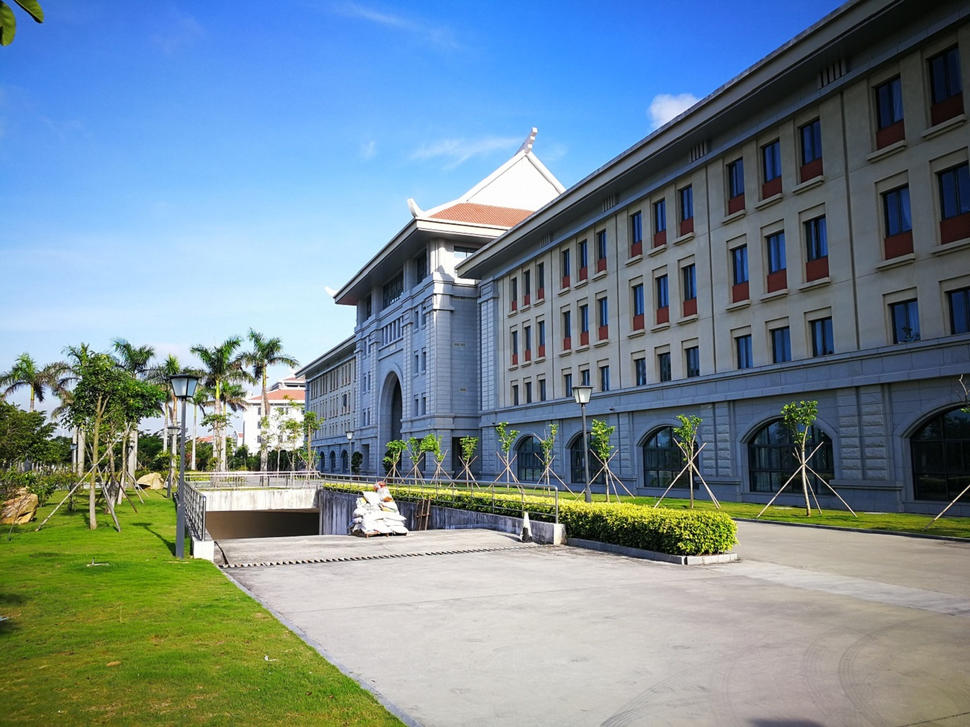
#> input picture traditional-algo/codes/real.png, 970 x 727 px, shrunk from 1440 x 1080 before the run
$ python freak.py
#> lines starting #> are read from the running program, lines starting #| are printed output that depends on the picture
'''
pip uninstall opencv-python
pip uninstall opencv-contrib-python
pip install opencv_python==3.4.2.16
pip install opencv-contrib-python==3.4.2.16
'''
import cv2
import matplotlib.pyplot as plt
img1 = cv2. imread('real.png')
#> img1 is the input picture: shape (727, 970, 3); mean B, G, R 147, 137.3, 117.1
gray1 = cv2. cvtColor(img1,cv2.COLOR_BGR2GRAY)
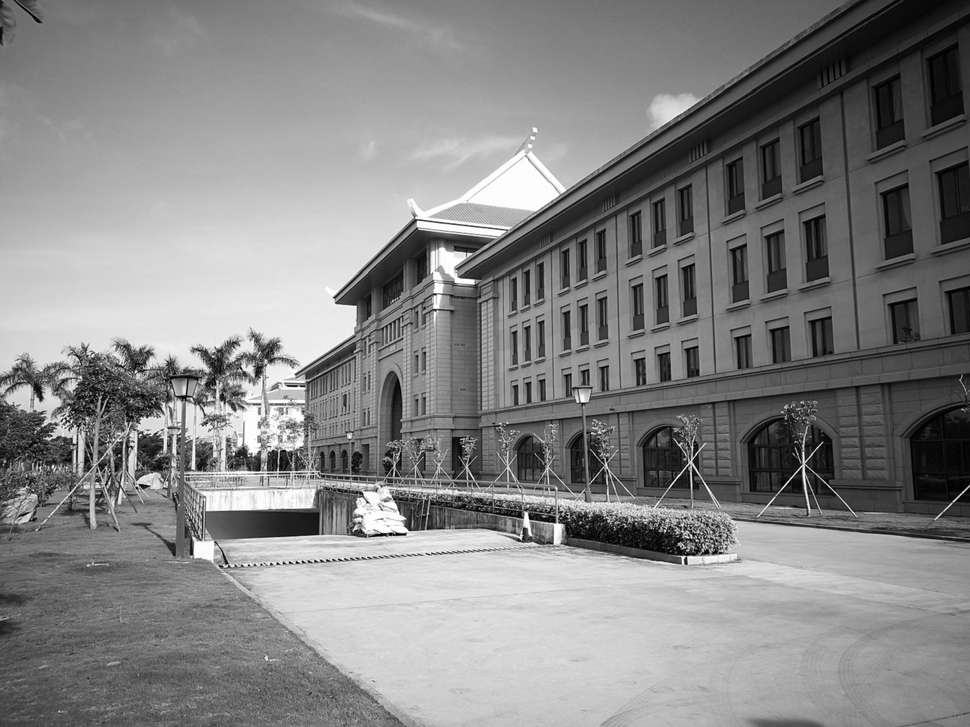
#> gray1: shape (727, 970); min 0, max 255, mean 132.4
img2 = cv2.imread('gan.png')
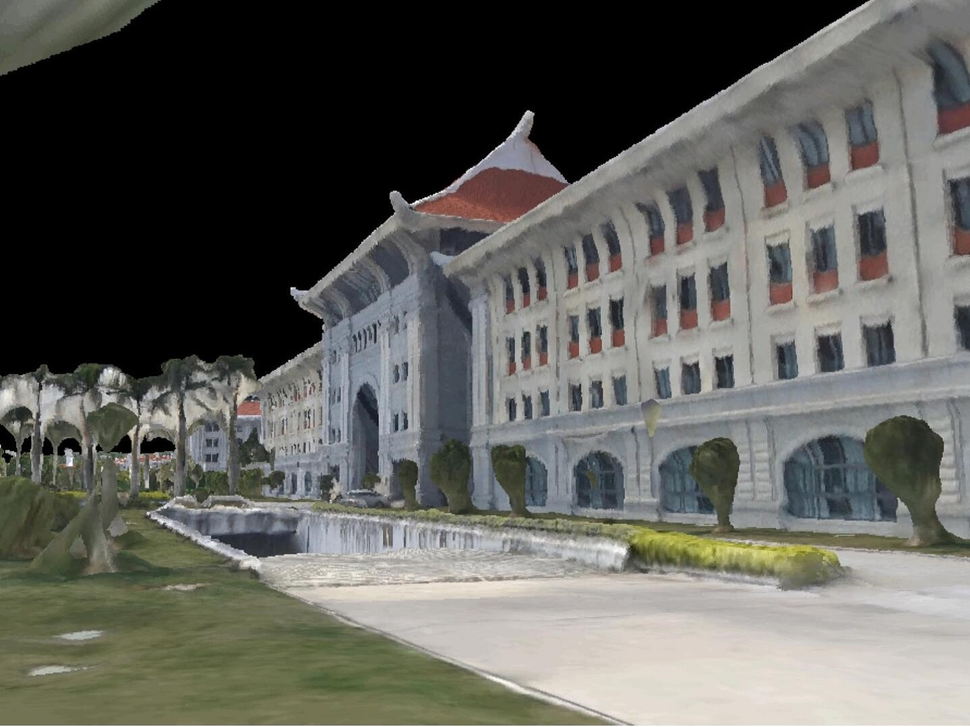
#> input picture traditional-algo/codes/gan.png, 970 x 727 px, shrunk from 1440 x 1080 before the run
#> img2 is the input picture: shape (727, 970, 3); mean B, G, R 91.6, 96.9, 96.7
gray2 = cv2.cvtColor(img2,cv2.COLOR_BGR2GRAY)
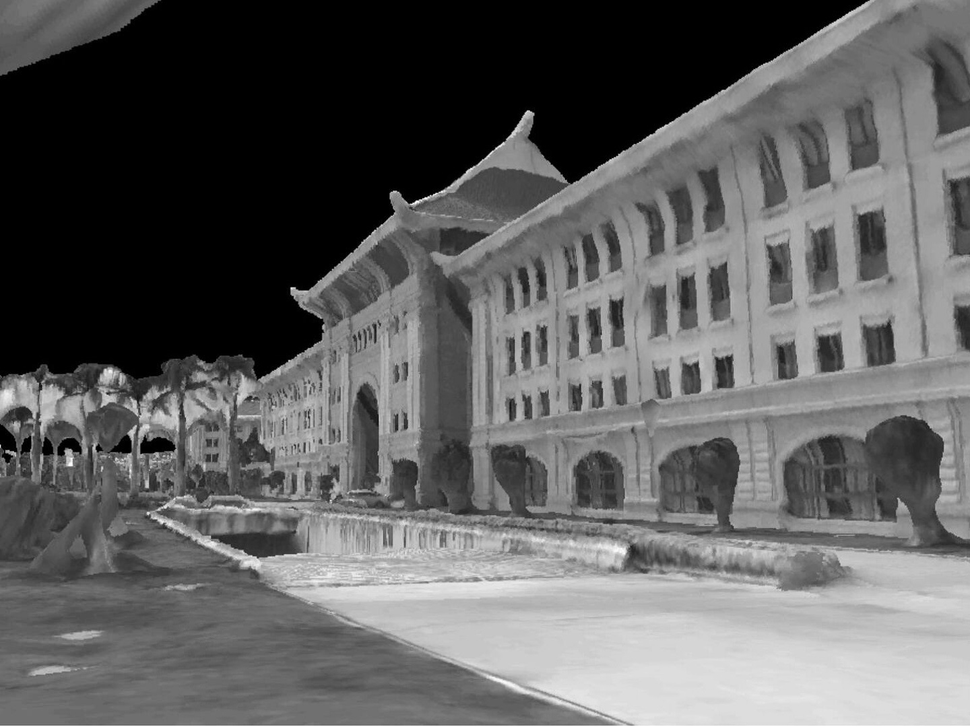
#> gray2: shape (727, 970); min 0, max 255, mean 96.2
t0 = cv2.getTickCount()
f = cv2.xfeatures2d.FREAK_create()
brisk=cv2.BRISK_create()
kp1 = brisk.detect(img1)
#> kp1 = 8282 keypoints; strongest (x, y, size): (339, 559, 11.6), (277, 563, 12), (367, 502, 12.8), (283, 562, 11.2)
kp2 = brisk.detect(img2)
#> kp2 = 3111 keypoints; strongest (x, y, size): (291, 288, 13.8), (527, 111, 17.1), (529, 112, 28.9), (533, 113, 13.1)
kp1, des1 = f.compute(img1, kp1)
#> kp1 = 7802 keypoints; strongest (x, y, size): (339, 559, 11.6), (277, 563, 12), (367, 502, 12.8), (283, 562, 11.2)
kp2, des2 = f.compute(img2, kp2)
#> kp2 = 2837 keypoints; strongest (x, y, size): (291, 288, 13.8), (527, 111, 17.1), (529, 112, 28.9), (533, 113, 13.1)

# BFMatcher解决匹配
bf = cv2.BFMatcher()
matches = bf.knnMatch(des1,des2, k=2)
#> matches = 7802 matches
# 调整ratio
good = []
for m,n in matches:
    if m.distance < 0.75*n.distance:
        good.append([m])
#> after the loop, good = 37 matches
img3 = cv2.drawMatchesKnn(img1,kp1,img2,kp2,good,None,flags=2)
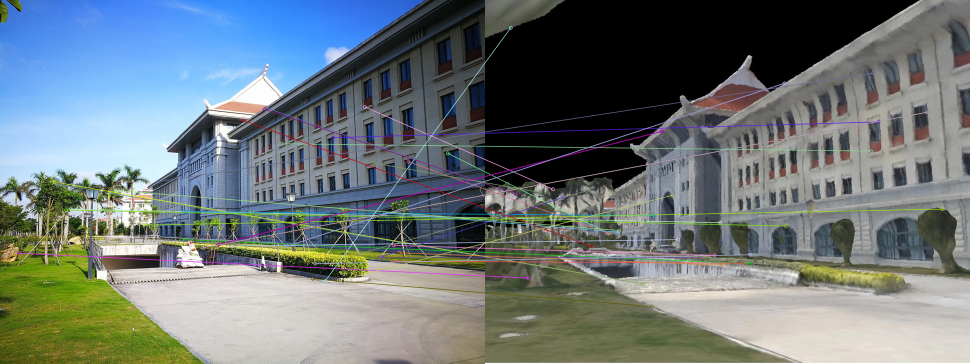
#> img3: shape (727, 1940, 3) (shown at 1/2 size); mean B, G, R 120.8, 118.8, 108.7
img3 = cv2.cvtColor(img3, cv2. COLOR_BGR2RGB)
plt. imshow(img3),plt.show()
